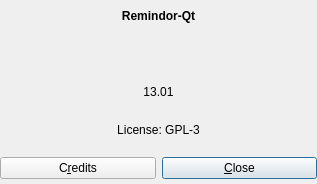
<?xml version="1.0" encoding="UTF-8"?>
<ui version="4.0">
 <class>about</class>
 <widget class="QDialog" name="about">
  <property name="geometry">
   <rect>
    <x>0</x>
    <y>0</y>
    <width>317</width>
    <height>184</height>
   </rect>
  </property>
  <property name="windowTitle">
   <string>About Reminder-Qt</string>
  </property>
  <property name="windowIcon">
   <iconset theme="remindor-qt">
    <normalon>:/icons/remindor-qt.svg</normalon>
   </iconset>
  </property>
  <layout class="QGridLayout" name="gridLayout">
   <property name="margin">
    <number>0</number>
   </property>
   <item row="5" column="0">
    <widget class="QWidget" name="button_widget" native="true">
     <layout class="QHBoxLayout" name="horizontalLayout">
      <property name="margin">
       <number>0</number>
      </property>
      <item>
       <widget class="QPushButton" name="credits_button">
        <property name="text">
         <string>C&amp;redits</string>
        </property>
        <property name="icon">
         <iconset theme="user-info">
          <normalon>:/icons/users.png</normalon>
         </iconset>
        </property>
       </widget>
      </item>
      <item>
       <widget class="QPushButton" name="close_button">
        <property name="text">
         <string>&amp;Close</string>
        </property>
        <property name="icon">
         <iconset theme="stock_close">
          <normalon>:/icons/delete.png</normalon>
         </iconset>
        </property>
        <property name="default">
         <bool>true</bool>
        </property>
       </widget>
      </item>
     </layout>
    </widget>
   </item>
   <item row="2" column="0">
    <widget class="QLabel" name="icon_label">
     <property name="text">
      <string/>
     </property>
     <property name="pixmap">
      <pixmap>../media/remindor-qt.svg</pixmap>
     </property>
     <property name="alignment">
      <set>Qt::AlignCenter</set>
     </property>
    </widget>
   </item>
   <item row="1" column="0">
    <widget class="QLabel" name="name_label">
     <property name="font">
      <font>
       <weight>75</weight>
       <bold>true</bold>
      </font>
     </property>
     <property name="text">
      <string>Remindor-Qt</string>
     </property>
     <property name="alignment">
      <set>Qt::AlignCenter</set>
     </property>
    </widget>
   </item>
   <item row="4" column="0">
    <widget class="QLabel" name="license_label">
     <property name="text">
      <string>License: GPL-3</string>
     </property>
     <property name="alignment">
      <set>Qt::AlignCenter</set>
     </property>
    </widget>
   </item>
   <item row="3" column="0">
    <widget class="QLabel" name="version_label">
     <property name="text">
      <string>13.01</string>
     </property>
     <property name="alignment">
      <set>Qt::AlignCenter</set>
     </property>
    </widget>
   </item>
  </layout>
 </widget>
 <tabstops>
  <tabstop>close_button</tabstop>
  <tabstop>credits_button</tabstop>
 </tabstops>
 <resources>
  <include location="../../resources.qrc"/>
 </resources>
 <connections/>
</ui>
